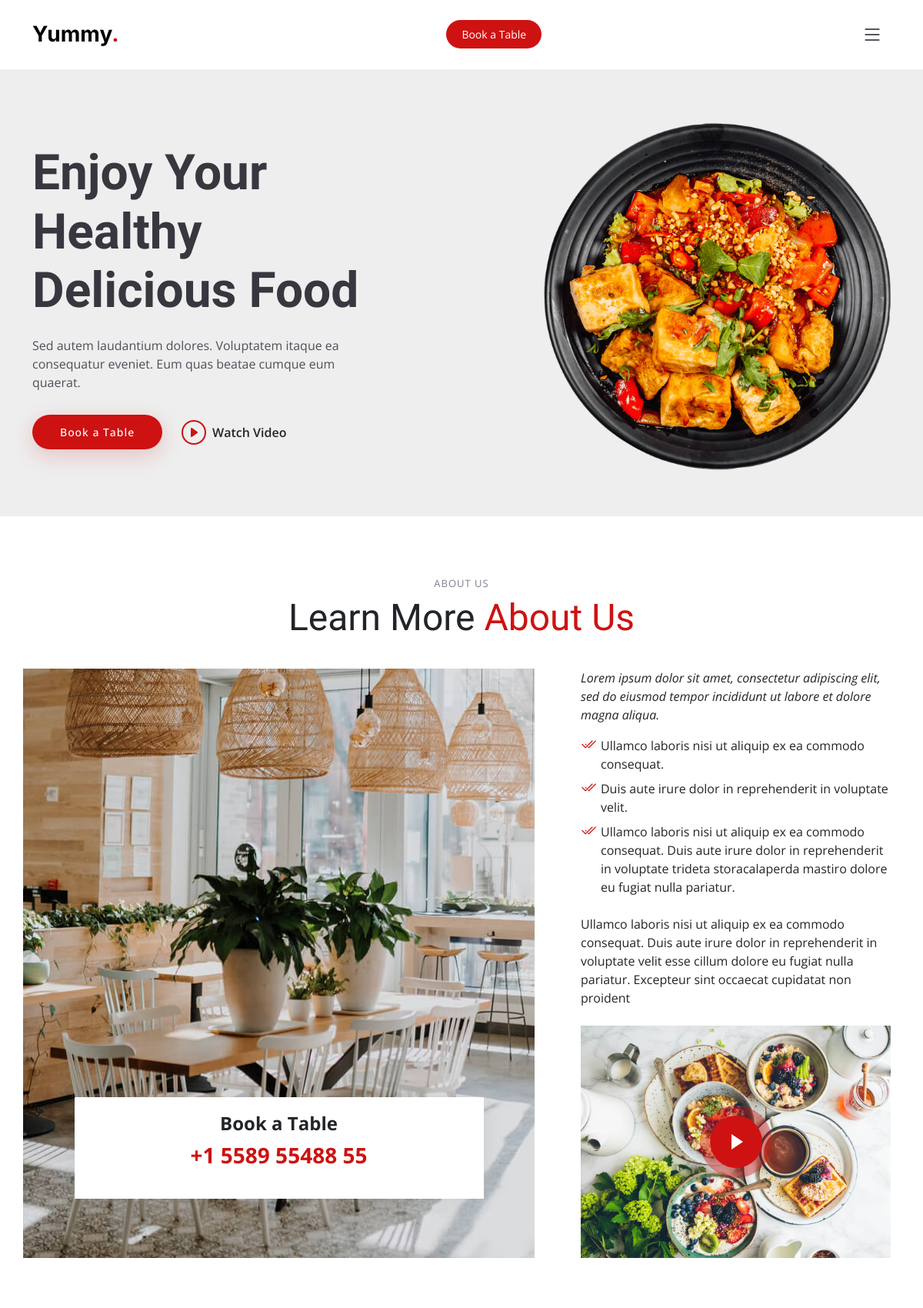
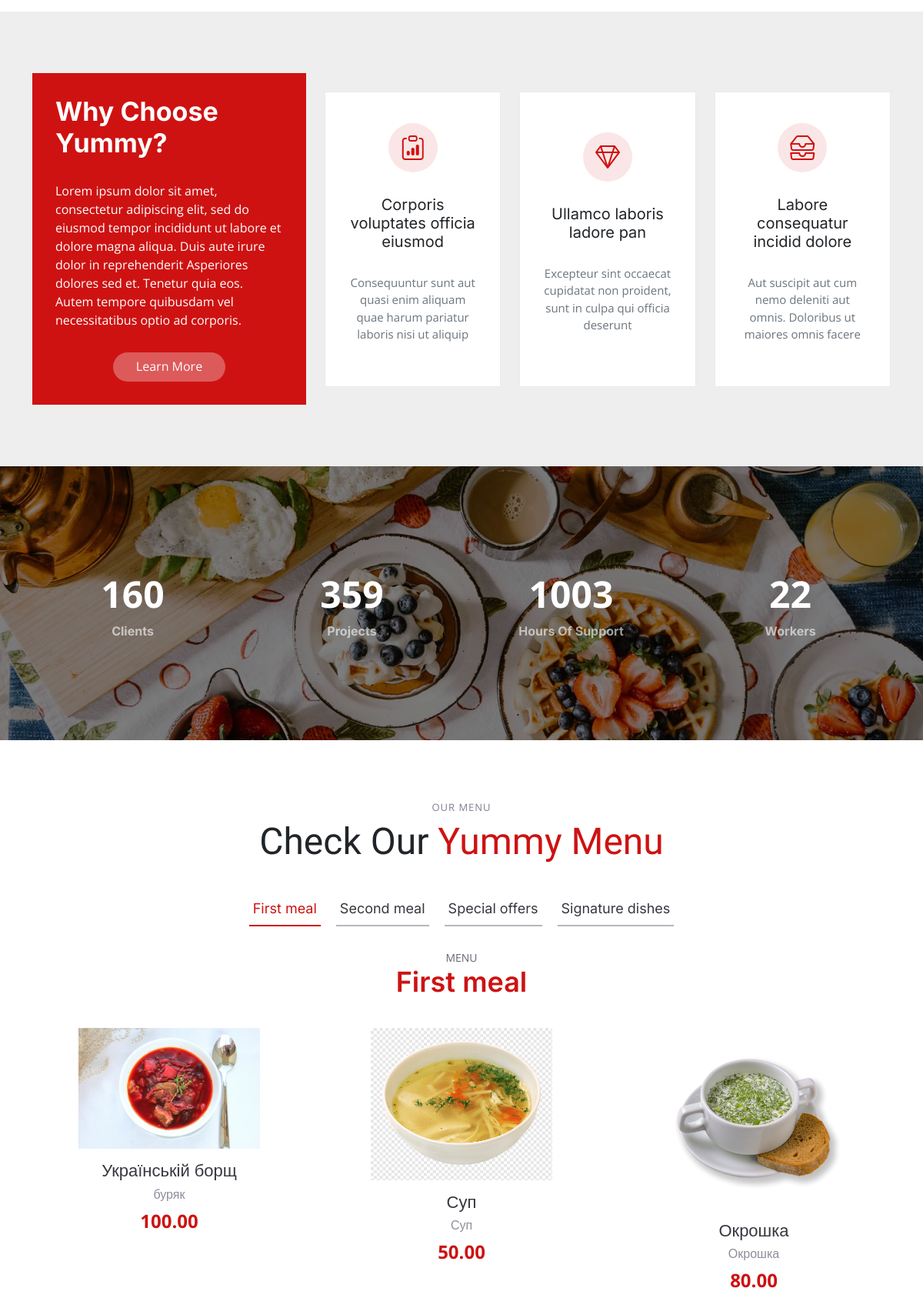
The page / (upper part) on the database its author committed (2 pictures, top to bottom).
### yummier1/models.py (models this page shows, shortened)
class DishCategory(models.Model):
    name = models.CharField(max_length=255, unique=True)
    order = models.PositiveSmallIntegerField()
    is_visible = models.BooleanField(default=True)
    class Meta:
        verbose_name_plural = "Dish categories"
        ordering = ("order",)

class Dish(models.Model):
    name = models.CharField(max_length=255, unique=True)
    slug = models.SlugField(max_length=255, unique=True, db_index=True, verbose_name='url')
    ingredients = models.CharField(max_length=255)
    description = models.TextField(blank=True)
    price = models.DecimalField(max_digits=10, decimal_places=2)
    weight = models.PositiveSmallIntegerField(blank=True)
    photo = models.ImageField(upload_to="dishes/", blank=True)
    is_visible = models.BooleanField(default=True)
    order = models.PositiveSmallIntegerField()
    category = models.ForeignKey(DishCategory, on_delete=models.PROTECT, related_name='dishes')
    class Meta:
        verbose_name_plural = "Dishes"
        ordering = ("order",)
        constraints = [
            models.UniqueConstraint(fields=['order', 'category'], name='unique_order_each_category')
        ]
        unique_together = ['id', 'slug']

### yummier1/views.py (the view)
# urls.py: path('', main)
def main(request):
    category = DishCategory.objects.filter(is_visible=True)
    dishes_for_category = Dish.objects.filter(is_visible=True)
    return render(request, "yummier1_main.html", {"categories": category, "starter": category[0],
                                                  "dishes": dishes_for_category})

### yummier1/templates/yummier1_main.html (shortened to what this page needs)
{% extends 'index.html' %}
{% load static %}
{% block content %}
    <section id="about" class="about">
      <div class="container" data-aos="fade-up">
        <div class="section-header">
          <h2>About Us</h2>
          <p>Learn More <span>About Us</span></p>
        </div>
        <div class="row gy-4">
          <div class="col-lg-7 position-relative about-img" style="background-image: url(assets/img/about.jpg) ;" data-aos="fade-up" data-aos-delay="150">
            <div class="call-us position-absolute">
              <h4>Book a Table</h4>
              <p>+1 5589 55488 55</p>
            </div>
          </div>
          <div class="col-lg-5 d-flex align-items-end" data-aos="fade-up" data-aos-delay="300">
            <div class="content ps-0 ps-lg-5">
              <p class="fst-italic">
                Lorem ipsum dolor sit amet, consectetur adipiscing elit, sed do eiusmod tempor incididunt ut labore et dolore
                magna aliqua.
              </p>
              <ul>
                <li><i class="bi bi-check2-all"></i> Ullamco laboris nisi ut aliquip ex ea commodo consequat.</li>
                <li><i class="bi bi-check2-all"></i> Duis aute irure dolor in reprehenderit in voluptate velit.</li>
                <li><i class="bi bi-check2-all"></i> Ullamco laboris nisi ut aliquip ex ea commodo consequat. Duis aute irure dolor in reprehenderit in voluptate trideta storacalaperda mastiro dolore eu fugiat nulla pariatur.</li>
              </ul>
              <p>
                Ullamco laboris nisi ut aliquip ex ea commodo consequat. Duis aute irure dolor in reprehenderit in voluptate
                velit esse cillum dolore eu fugiat nulla pariatur. Excepteur sint occaecat cupidatat non proident
              </p>
              <div class="position-relative mt-4">
                <img src={% static "assets/img/about-2.jpg"%} class="img-fluid" alt="">
                <a href="https://www.youtube.com/watch?v=LXb3EKWsInQ" class="glightbox play-btn"></a>
              </div>
            </div>
          </div>
        </div>
      </div>
    </section>
    <section id="why-us" class="why-us section-bg">
      <div class="container" data-aos="fade-up">
        <div class="row gy-4">
          <div class="col-lg-4" data-aos="fade-up" data-aos-delay="100">
            <div class="why-box">
              <h3>Why Choose Yummy?</h3>
              <p>
                Lorem ipsum dolor sit amet, consectetur adipiscing elit, sed do eiusmod tempor incididunt ut labore et dolore magna aliqua. Duis aute irure dolor in reprehenderit
                Asperiores dolores sed et. Tenetur quia eos. Autem tempore quibusdam vel necessitatibus optio ad corporis.
              </p>
              <div class="text-center">
                <a href="#" class="more-btn">Learn More </a>
              </div>
            </div>
          </div>
          <div class="col-lg-8 d-flex align-items-center">
            <div class="row gy-4">
              <div class="col-xl-4" data-aos="fade-up" data-aos-delay="200">
                <div class="icon-box d-flex flex-column justify-content-center align-items-center">
                  <i class="bi bi-clipboard-data"></i>
                  <h4>Corporis voluptates officia eiusmod</h4>
                  <p>Consequuntur sunt aut quasi enim aliquam quae harum pariatur laboris nisi ut aliquip</p>
                </div>
              </div>
              <div class="col-xl-4" data-aos="fade-up" data-aos-delay="300">
                <div class="icon-box d-flex flex-column justify-content-center align-items-center">
                  <i class="bi bi-gem"></i>
                  <h4>Ullamco laboris ladore pan</h4>
                  <p>Excepteur sint occaecat cupidatat non proident, sunt in culpa qui officia deserunt</p>
                </div>
              </div>
              <div class="col-xl-4" data-aos="fade-up" data-aos-delay="400">
                <div class="icon-box d-flex flex-column justify-content-center align-items-center">
                  <i class="bi bi-inboxes"></i>
                  <h4>Labore consequatur incidid dolore</h4>
                  <p>Aut suscipit aut cum nemo deleniti aut omnis. Doloribus ut maiores omnis facere</p>
                </div>
              </div>
            </div>
          </div>
        </div>
      </div>
    </section>
    <section id="stats-counter" class="stats-counter">
      <div class="container" data-aos="zoom-out">
        <div class="row gy-4">
          <div class="col-lg-3 col-md-6">
            <div class="stats-item text-center w-100 h-100">
              <span data-purecounter-start="0" data-purecounter-end="232" data-purecounter-duration="1" class="purecounter"></span>
              <p>Clients</p>
            </div>
          </div>
          <div class="col-lg-3 col-md-6">
            <div class="stats-item text-center w-100 h-100">
              <span data-purecounter-start="0" data-purecounter-end="521" data-purecounter-duration="1" class="purecounter"></span>
              <p>Projects</p>
            </div>
          </div>
          <div class="col-lg-3 col-md-6">
            <div class="stats-item text-center w-100 h-100">
              <span data-purecounter-start="0" data-purecounter-end="1453" data-purecounter-duration="1" class="purecounter"></span>
              <p>Hours Of Support</p>
            </div>
          </div>
          <div class="col-lg-3 col-md-6">
            <div class="stats-item text-center w-100 h-100">
              <span data-purecounter-start="0" data-purecounter-end="32" data-purecounter-duration="1" class="purecounter"></span>
              <p>Workers</p>
            </div>
          </div>
        </div>
      </div>
    </section>
    <section id="menu" class="menu">
      <div class="container" data-aos="fade-up">
        <div class="section-header">
          <h2>Our Menu</h2>
          <p>Check Our <span>Yummy Menu</span></p>
        </div>
        <ul class="nav nav-tabs d-flex justify-content-center" data-aos="fade-up" data-aos-delay="200">
            {% for category in categories %}
          <li class="nav-item">
          {% if category.id == starter.id %}
            <a class="nav-link active show" data-bs-toggle="tab" data-bs-target=#{{ category.name }}>
              {% else %}
              <a class="nav-link" data-bs-toggle="tab" data-bs-target=#{{ category.name }}>
                {% endif %}
              <h4>{{ category.name }}</h4>
            </a>
          </li>
            {% endfor %}
        </ul>
        {% for category in categories %}
        <div class="tab-content" data-aos="fade-up" data-aos-delay="300">
                {% if category.id == starter.id %}
          <div class="tab-pane fade active show" id={{ category.name }}>
                    {% else %}
          <div class="tab-pane fade" id={{ category.name }}>
                {% endif %}
            <div class="tab-header text-center">
              <p>Menu</p>
              <h3>{{ category.name }}</h3>
            </div>
           <div class="row gy-5">
           {% for dish in dishes %}
            {% if dish.category_id == category.id %}
              <div class="col-lg-4 menu-item">
                  {% if dish.photo %}
                <a href=media/{{dish.photo}}" class="glightbox"><img src="media/{{dish.photo}}" class="menu-img img-fluid" alt=""></a>
                      {% else %}
                      <a href="assets/img/menu/menu-item-1.png" class="glightbox"><img src={% static "assets/img/menu/menu-item-1.png"%} class="menu-img img-fluid" alt="no image"></a>
                      {% endif %}
                <h4>{{ dish.name }}</h4>
                <p class="ingredients">
                  {{ dish.ingredients}}
                </p>
                <p class="price">
                    {{dish.price}}
                </p>
              </div>
               {% endif %}
                {% endfor %}
            </div>
          </div>
        {% endfor %}
        </div>
      </div>
    </section>
{% endblock %}

### templates/index.html (shortened to what this page needs)
{% load static %}
<!DOCTYPE html>
<html lang="en">
<head>
  <link href={% static "assets/vendor/bootstrap/css/bootstrap.min.css" %} rel="stylesheet">
  <link href={% static "assets/vendor/bootstrap-icons/bootstrap-icons.css" %} rel="stylesheet">
  <link href={% static "assets/vendor/aos/aos.css" %} rel="stylesheet">
  <link href={% static "assets/vendor/glightbox/css/glightbox.min.css" %} rel="stylesheet">
  <link href={% static "assets/vendor/swiper/swiper-bundle.min.css" %} rel="stylesheet">
  <link href={% static "assets/css/main.css" %} rel="stylesheet">
</head>
<body>
  <header id="header" class="header fixed-top d-flex align-items-center">
    <div class="container d-flex align-items-center justify-content-between">
      <a href="index.html" class="logo d-flex align-items-center me-auto me-lg-0">
        <h1>Yummy<span>.</span></h1>
      </a>
      <a class="btn-book-a-table" href="#book-a-table">Book a Table</a>
      <i class="mobile-nav-toggle mobile-nav-show bi bi-list"></i>
    </div>
  </header>
  <section id="hero" class="hero d-flex align-items-center section-bg">
    <div class="container">
      <div class="row justify-content-between gy-5">
        <div class="col-lg-5 order-2 order-lg-1 d-flex flex-column justify-content-center align-items-center align-items-lg-start text-center text-lg-start">
          <h2 data-aos="fade-up">Enjoy Your Healthy<br>Delicious Food</h2>
          <p data-aos="fade-up" data-aos-delay="100">Sed autem laudantium dolores. Voluptatem itaque ea consequatur eveniet. Eum quas beatae cumque eum quaerat.</p>
          <div class="d-flex" data-aos="fade-up" data-aos-delay="200">
            <a href="#book-a-table" class="btn-book-a-table">Book a Table</a>
            <a href="https://www.youtube.com/watch?v=LXb3EKWsInQ" class="glightbox btn-watch-video d-flex align-items-center"><i class="bi bi-play-circle"></i><span>Watch Video</span></a>
          </div>
        </div>
        <div class="col-lg-5 order-1 order-lg-2 text-center text-lg-start">
          <img src={% static "assets/img/hero-img.png" %} class="img-fluid" alt="" data-aos="zoom-out" data-aos-delay="300">
        </div>
      </div>
    </div>
  </section>
  <main id="main">
    {% block content %}
    {% endblock %}
  </main>
</body>
</html>

### rows shown on the page
DishCategory: name "First meal"
DishCategory: name "Second meal"
DishCategory: name "Special offers"
DishCategory: name "Signature dishes"
Dish: photo (picture), name "Українській борщ", ingredients "буряк", price "100.00"
Dish: photo (picture), name "Суп", ingredients "Суп", price "50.00"
Dish: photo (picture), name "Окрошка", ingredients "Окрошка", price "80.00"
